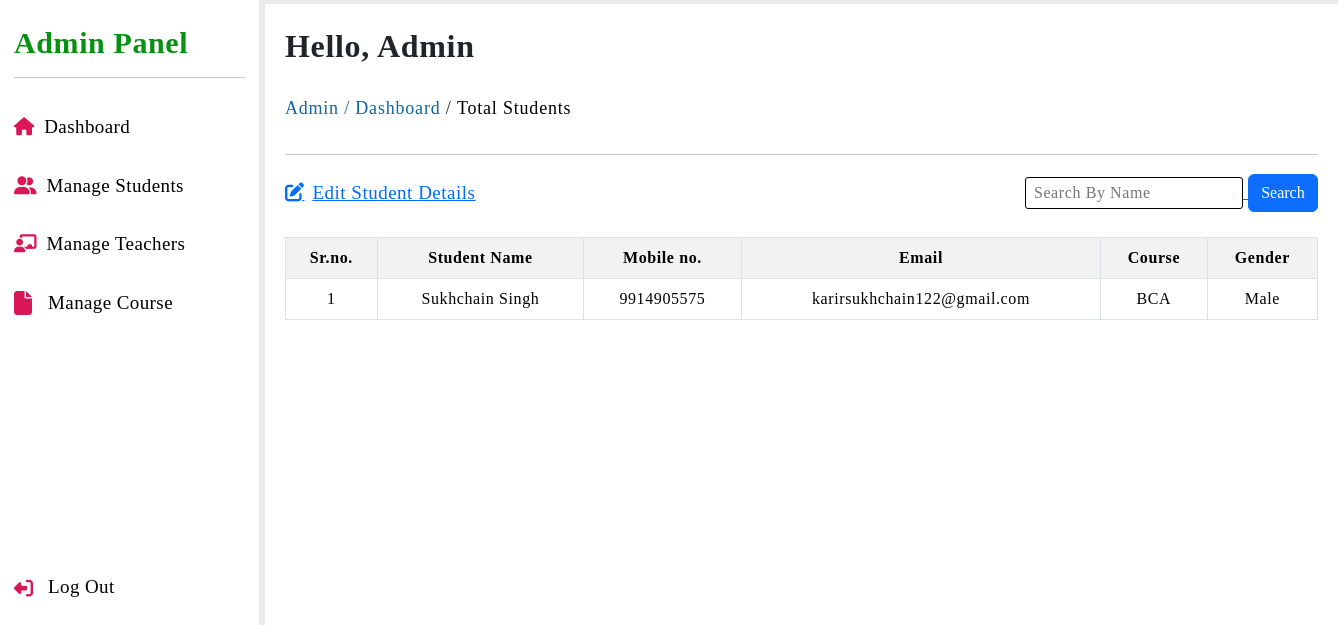
The app's page /admin/total-students.php (signed in) with its own data.
### tables this page shows
CREATE TABLE `student_info` (
  `sr_no` int(11) NOT NULL,
  `student_name` varchar(50) NOT NULL,
  `student_father_name` varchar(50) NOT NULL,
  `student_number` bigint(10) NOT NULL,
  `student_email` varchar(100) NOT NULL,
  `student_password` varchar(30) NOT NULL,
  `student_course` varchar(30) NOT NULL,
  `student_semester` int(20) NOT NULL,
  `student_dob` varchar(11) NOT NULL,
  `student_gender` varchar(8) NOT NULL,
  `student_address` varchar(150) NOT NULL,
  `student_alt_number` bigint(10) NOT NULL
);

### admin/total-students.php (the view, shortened to what this page needs)
<?php
    include '../sql/main_connection.php';
    $search_value = "";
?>
<!DOCTYPE html>
<html lang="en">
<head>
    <?php include '../include/links.php'; ?>
    <link rel="stylesheet" href="../styles/admin_dashboard.css">
    <link rel="stylesheet" href="admin-responsive.css">
</head>
<body>
    <?php include '../include/admin-sidebar.php'; ?>
    <section class="dashboard-middle-area">
        <h4 class="admin-name">Hello, Admin</h4>
        <pre class="pagination"><p style="color: #1264a3;">Admin / </p> <p><a href="dashboard.php" style="color:#1264a3;">Dashboard</a> / </p> <a href="total-students.php">Total Students</a></pre> <hr>
        <div class="edit-detail-link pt-2">
            <span style="display: flex; width: 330px;">
                <i class='fa-solid fa-pen-to-square pe-2 pt-1'></i>
                <a href="manage-students.php" class="simple-edit-detail-link" style="color: #006bff">Edit Student Details</a>
            </span>
            <div class="search-div">
                <form action="" method="GET">
                    <input type="search" name="search-value" autocomplete="off" placeholder="Search By Name" value="<?php echo htmlspecialchars($search_value); ?>">
                    <button type="submit" class="btn btn-primary">Search</button>
                </form>
            </div>
        </div>
        <div class="student-table">
            <table class="table table-bordered text-center table-striped table-responsive">
                <tr>
                    <th>Sr.no.</th>
                    <th>Student Name</th>
                    <th>Mobile no.</th>
                    <th>Email</th>
                    <th>Course</th>
                    <th>Gender</th>
                </tr>
                <?php
                    if (!empty($search_value)) {
                        $sql = "SELECT * FROM student_info WHERE student_name LIKE '%$search_value%'";
                    } else {
                        $sql = "SELECT * FROM student_info";
                    }
                    $data = mysqli_query($conn, $sql);
                    $total = mysqli_num_rows($data);
                    if($total != 0)
                    {
                        while($result = mysqli_fetch_assoc($data))
                        {
                            echo
                            "
                                <tr>
                                    <td>".$result['sr_no']."</td>
                                    <td>".$result['student_name']."</td>
                                    <td>".$result['student_number']."</td>
                                    <td>".$result['student_email']."</td>
                                    <td>".$result['student_course']."</td>
                                    <td>".$result['student_gender']."</td>
                                </tr>
                            ";
                        }
                    }
                    else
                    {
                        echo "<tr><td colspan='6'>No Record Found</td></tr>";
                    }
                ?>
            </table>
        </div>
    </section>
</body>
</html>

### styles/admin_dashboard.css (style rules this page uses)
* { margin: 0; padding: 0; box-sizing: border-box; font-family: 'Poppins'; }
body { width: 100%; height: 100vh; display: flex; background-color: #ebebeb; }
body a { text-decoration: none; color: #000; }
.dashboard-middle-area { width: calc(100% - 260px); height: auto; background-color: #fff; margin: 4px 0px 0px 6px; padding: 10px 20px; }
.dashboard-middle-area .admin-name { font-size: 32px; font-weight: 600; letter-spacing: .7px; margin-top: 13px; }
.dashboard-middle-area .pagination { font-size: 18px; font-weight: 500; margin-top: 30px; letter-spacing: .8px; transition: .2s; }
.student-table, .course-table, .teacher-table { width: 100%; height: auto; padding: 20px 0px; }
.student-table table { letter-spacing: .6px; }
.edit-detail-link { letter-spacing: .5px; text-decoration: underline; font-size: 19px; color: #006BFF; font-weight: 500; display: flex; }
.search-div { width: auto; height: auto; padding: 0px 10px; position: relative; left: 400px; top: -5px; }
.search-div input { font-size: 16px; padding: 3px 8px; letter-spacing: .6px; outline: none; border-radius: 3px; border: 1px solid; }

### records on screen
student_info: sr_no "1", student_name "Sukhchain Singh", student_number "9914905575", student_email "karirsukhchain122@gmail.com", student_course "BCA", student_gender "Male"
